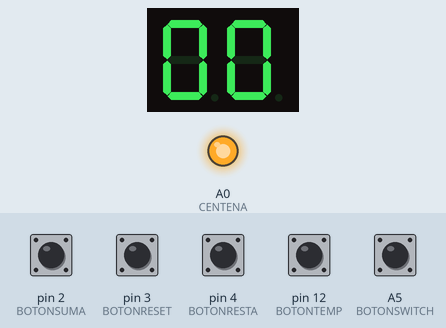
Recording of a sketch running on a simulated Arduino Uno, built with avr-gcc and run on an emulated ATmega328P. Shown: 2-digit seven-segment display, output pins drawn as LEDs (lit = HIGH). Wiring (inferred from the names in the program): 2-digit 7-segment display, segments lit when HIGH: segments pin 10, pin 11, pin 5, pin 6, pin 7, pin 9, pin 8; digit selects A4, A3. Dashed ring = blinking. The test bench sets the inputs (shaded band); at power-on: A5 (BOTONSWITCH), pin 2 (BOTONSUMA), pin 3 (BOTONRESET), pin 4 (BOTONRESTA), pin 12 (BOTONTEMP) HIGH. The segment pins are drawn as the display they are named for; pins used as bus, display or sensor lines are not drawn.

Above: at 1.2 s.
1.3 s: pin 4 (BOTONRESTA) pulled LOW for 0.15 s
At 2.7 s:
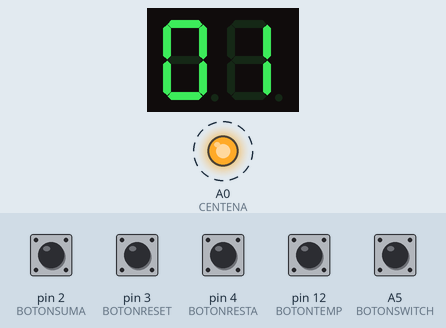
3.1 s: A5 (BOTONSWITCH) pulled LOW for 0.15 s
At 3.7 s:
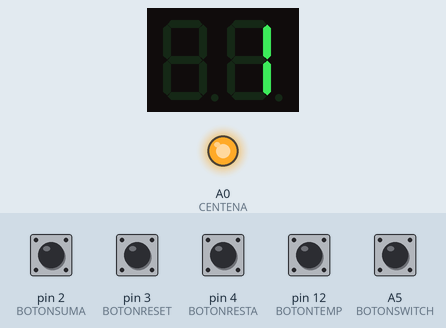
3.8 s: pin 12 (BOTONTEMP) pulled LOW for 1 s
At 4.81 s:
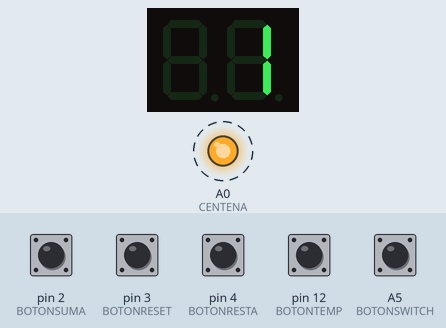
6.4 s: pin 2 (BOTONSUMA) pulled LOW for 0.15 s
At 7.6 s:
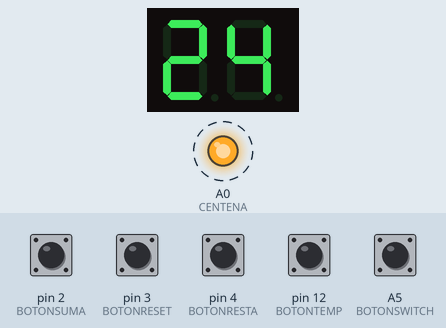
8.0 s: pin 2 (BOTONSUMA) pulled LOW for 1 s
At 8.9 s:
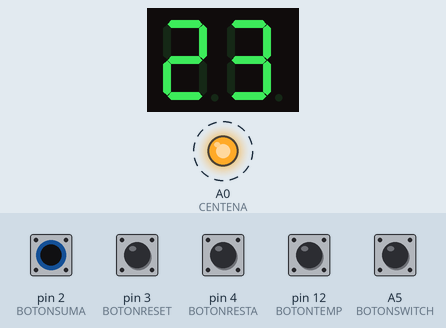
12.0 s: A5 (BOTONSWITCH) pulled LOW for 1 s
At 12.35 s:
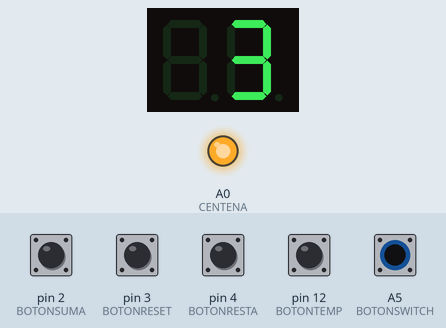
Timing chart, 0 to 15.0 s (numbered marks = the images above; inputs shaded):
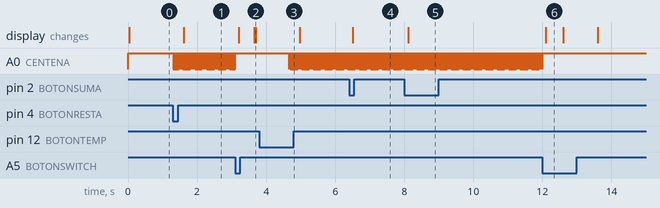

Measured:
- after the input at 1.3 s, A0 (CENTENA): alternates HIGH for 0.02 s and LOW for 0.01 s, starting at once; the display: changes after 0.31 s (image 1)
- after the input at 3.1 s, A0 (CENTENA): goes on until 3.1 s, then stays HIGH; the display: changes after 0.10 s (image 2)
- after the input at 3.8 s, A0 (CENTENA): alternates HIGH for 0.02 s and LOW for 0.01 s, starting after 0.87 s
- after the input at 6.4 s, the display: changes after 0.11 s (image 4)
- after the input at 8.0 s, the display: changes after 0.12 s (image 5)
- after the input at 12.0 s, A0 (CENTENA): goes on until 12.0 s, then stays HIGH; the display: changes after 0.10 s (image 6)
- what the display in image 6 shows lasts 0.5 s, from 12.1 s to 12.6 s

The sketch:

tercer_parcial_actualizado1.ino
```cpp
// C++ code
//
#define C 5
#define D 6
#define E 7
#define G 8
#define F 9
#define A 10
#define B 11

//Define de pantalla LED seleccionada
#define UNIDAD A3
#define DECENA A4
#define CENTENA A0
#define TEMP A1
#define BOTONSWITCH A5
#define BOTONTEMP 12

//Define de Botones
#define BOTONSUMA 2
#define BOTONRESET 3
#define BOTONRESTA 4


int timedisplayon = 10;
int apagado = 0;
int contador = 0;
int temperaturaRead= 0;
int bandera= 0;

int lectura_boton_suma = 0;
int lectura_boton_resta = 0;
int lectura_boton_reset = 0;
int lectura_boton_temp=0;


int suma = 1;
int sumaPrevia = 1;
int resta = 1;
int restaPrevia = 1;
int reset = 1;
int resetPrevio = 1;
int temp=1;
int tempPrevia=1;


void setup()
{
  //Botones (SUMA, RESET, RESTA)
  pinMode(BOTONRESTA, INPUT_PULLUP);
  pinMode(BOTONRESET, INPUT_PULLUP);
  pinMode(BOTONSUMA, INPUT_PULLUP);
  pinMode(BOTONSWITCH, INPUT_PULLUP);
  pinMode(BOTONTEMP, INPUT_PULLUP);

  //LEDS
  pinMode(A, OUTPUT);
  pinMode(B, OUTPUT);
  pinMode(C, OUTPUT);
  pinMode(D, OUTPUT);
  pinMode(E, OUTPUT);
  pinMode(F, OUTPUT);
  pinMode(G, OUTPUT);


  //PANTALLAS
  pinMode(UNIDAD, OUTPUT);
  pinMode(DECENA, OUTPUT);
  pinMode(CENTENA, OUTPUT);
  Serial.begin(9600);


}


void loop()
{

  int presiono = 0;

  if (digitalRead(BOTONSWITCH)==HIGH){

  	presiono= botonPresionado();
  	if (presiono == BOTONSUMA){
    	contador++;
  }

  	else if (presiono == BOTONRESTA)
  {
  		contador--;
  }
   else if (presiono == BOTONRESET){
  	contador = 0;
  }
  	else if (presiono == BOTONTEMP){

  	temperaturaRead=analogRead(TEMP);
    contador= map(temperaturaRead, 20, 350, -40,125);
    bandera=1;
    }
    printContador(contador);
  //  if (bandera==1){
  //  contador= 0;
  //  bandera=0;
  //  delay(2000);
   // printContador(contador);
  //  }
  }


  else if (digitalRead(BOTONSWITCH)==LOW){

   for ( contador =1; contador<=100; contador++){
    int i=0;
    int resto=0;
    for (int e= 1; e<=contador; e++){
    	resto= contador%e;
        if (resto==0){
        	i ++;
        }
    }
    if (i<=2){
      	delay(500);
      	printContador(contador);
      	delay(500);
    }if ((digitalRead(BOTONSWITCH)!=LOW)) { //no lee la segunda condicion, que es para que corte cuando el contador es 100
      contador=0;
      delay(500);
      printContador(contador);
      break;
    }
  }
  }
}


//Mostrar numero


void printDigit(int digit){

  /*
  GFEDCBA
0 0111111
1 0000110
2 1011011
3 1001111
4 1100110
5 1101101
6 1111101
7 0000111
8 1111111
9 1101111

*/


  digitalWrite(A,HIGH);
  digitalWrite(B,HIGH);
  digitalWrite(C,HIGH);
  digitalWrite(D,HIGH);
  digitalWrite(E,HIGH);
  digitalWrite(F,HIGH);
  digitalWrite(G,LOW);


  switch(digit){

  case 1:

    digitalWrite(A,LOW);
    digitalWrite(B,HIGH);
    digitalWrite(C,HIGH);
    digitalWrite(D,LOW);
    digitalWrite(E,LOW);
    digitalWrite(F,LOW);
    digitalWrite(G,LOW);

    break;

  case 2:

    digitalWrite(A,HIGH);
    digitalWrite(B,HIGH);
    digitalWrite(C,LOW);
    digitalWrite(D,HIGH);
    digitalWrite(E,HIGH);
    digitalWrite(F,LOW);
    digitalWrite(G,HIGH);

    break;

  case 3:

    digitalWrite(A,HIGH);
    digitalWrite(B,HIGH);
    digitalWrite(C,HIGH);
    digitalWrite(D,HIGH);
    digitalWrite(E,LOW);
    digitalWrite(F,LOW);
    digitalWrite(G,HIGH);
    break;

  case 4:

    digitalWrite(A,LOW);
    digitalWrite(B,HIGH);
    digitalWrite(C,HIGH);
    digitalWrite(D,LOW);
    digitalWrite(E,LOW);
    digitalWrite(F,HIGH);
    digitalWrite(G,HIGH);

    break;

   case 5:

    digitalWrite(A,HIGH);
    digitalWrite(B,LOW);
    digitalWrite(C,HIGH);
    digitalWrite(D,HIGH);
    digitalWrite(E,LOW);
    digitalWrite(F,HIGH);
    digitalWrite(G,HIGH);

    break;


   case 6:

    digitalWrite(A,HIGH);
    digitalWrite(B,LOW);
    digitalWrite(C,HIGH);
    digitalWrite(D,HIGH);
    digitalWrite(E,HIGH);
    digitalWrite(F,HIGH);
    digitalWrite(G,HIGH);

    break;

   case 7:

    digitalWrite(A,HIGH);
    digitalWrite(B,HIGH);
    digitalWrite(C,HIGH);
    digitalWrite(D,LOW);
    digitalWrite(E,LOW);
    digitalWrite(F,LOW);
    digitalWrite(G,LOW);

    break;

   case 8:

    digitalWrite(A,HIGH);
    digitalWrite(B,HIGH);
    digitalWrite(C,HIGH);
    digitalWrite(D,HIGH);
    digitalWrite(E,HIGH);
    digitalWrite(F,HIGH);
    digitalWrite(G,HIGH);

    break;

   case 9:

    digitalWrite(A,HIGH);
    digitalWrite(B,HIGH);
    digitalWrite(C,HIGH);
    digitalWrite(D,HIGH);
    digitalWrite(E,LOW);
    digitalWrite(F,HIGH);
    digitalWrite(G,HIGH);

    break;
  }


}


//Funcion de encendido de pantallas
void negPantalla(void){
  digitalWrite(A,LOW);
  digitalWrite(B,LOW);
  digitalWrite(C,LOW);
  digitalWrite(D,LOW);
  digitalWrite(E,LOW);
  digitalWrite(F,LOW);
  digitalWrite(G,HIGH);
  }

void prendePantalla(int digito)
{

  if(digito == UNIDAD){

    digitalWrite(UNIDAD, LOW);
    digitalWrite(DECENA, HIGH);
    digitalWrite(CENTENA, HIGH);
    delay(timedisplayon);

  }

  else if(digito == DECENA){

    digitalWrite(UNIDAD, HIGH);
    digitalWrite(DECENA, LOW);
    digitalWrite(CENTENA, HIGH);
    delay(timedisplayon);

  }
  else if(digito == CENTENA){

    digitalWrite(UNIDAD, HIGH);
    digitalWrite(DECENA, HIGH);
    digitalWrite(CENTENA, LOW);
    delay(timedisplayon);

  }
  else{

    digitalWrite(UNIDAD, HIGH);
    digitalWrite(DECENA, HIGH);
    digitalWrite(CENTENA, HIGH);

  }


}

//Funcion para detectar el encendido de pantallas

void printContador(int contador){

  if(contador<0){
  prendePantalla(apagado);
  negPantalla();
  prendePantalla(CENTENA);
  prendePantalla(apagado);
  int aux= -contador;
  printDigit(aux/10); //???
  prendePantalla(DECENA);
  prendePantalla(apagado);
  printDigit(aux - 10*((int)aux/10)); //???
  prendePantalla(UNIDAD);
  }

  else if (contador<100){
  prendePantalla(apagado);
  printDigit(contador/10); //???
  prendePantalla(DECENA);
  prendePantalla(apagado);
  printDigit(contador - 10*((int)contador/10)); //???
  prendePantalla(UNIDAD);
  }
  else if (contador>=100){
    prendePantalla(apagado);
    printDigit(contador/100);
    prendePantalla(CENTENA);
     prendePantalla(apagado);
  printDigit((contador- 100*((int)contador/100))/10); //???
  prendePantalla(DECENA);
  prendePantalla(apagado);
  printDigit(contador -contador/100 -(contador- 100*((int)contador/100))); //???
  prendePantalla(UNIDAD);

  }

}

//Funcion del estado del boton

int botonPresionado(void)
{
    /*
  En el caso de los botones
  boton = 1 significa boton no presionado
  boton = 0 siginifica boton presionado
  */

  lectura_boton_suma = digitalRead(BOTONSUMA);
  lectura_boton_resta = digitalRead(BOTONRESTA);
  lectura_boton_reset = digitalRead(BOTONRESET);
   lectura_boton_temp = digitalRead(BOTONTEMP);

   if(lectura_boton_suma)
    sumaPrevia = 1;
   if(lectura_boton_resta)
    restaPrevia = 1;
   if(lectura_boton_reset)
    resetPrevio = 1;
   if(lectura_boton_temp)
    tempPrevia = 1;


  if(lectura_boton_suma == 0 && lectura_boton_suma!= sumaPrevia)
  {
    sumaPrevia = lectura_boton_suma;

    return BOTONSUMA;
  }

  if(lectura_boton_resta == 0 && lectura_boton_resta != restaPrevia)
  {
    restaPrevia = lectura_boton_resta;

    return BOTONRESTA;
  }

  if(lectura_boton_reset == 0 && lectura_boton_reset != resetPrevio)
  {
    resetPrevio = lectura_boton_reset;

    return BOTONRESET;
  }
   if(lectura_boton_temp == 0 && lectura_boton_temp != tempPrevia)
  {
    tempPrevia = lectura_boton_temp;

    return BOTONTEMP;
   }


    return 0;

}
```
